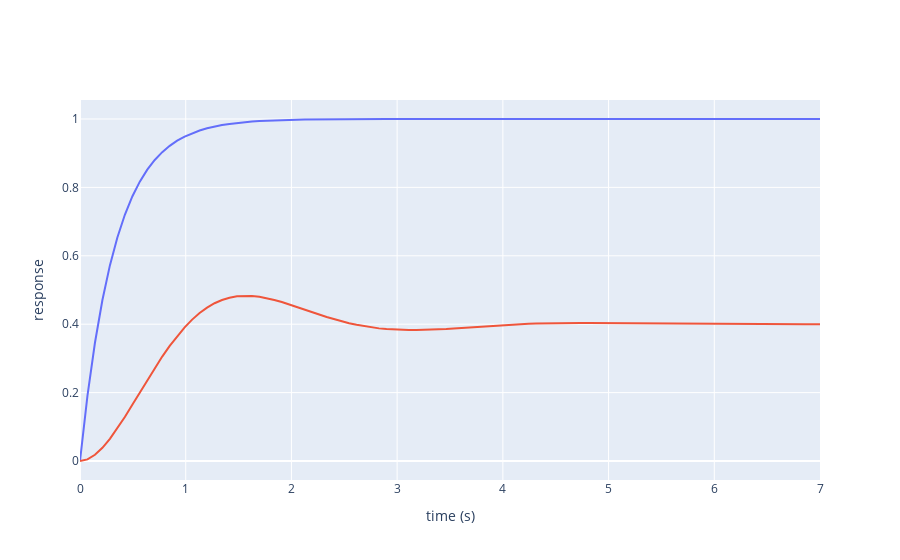

The notebook cell saved with this chart:
### Markdown cell above
## Step Response

### Code cell
step([sys1,sys2])
